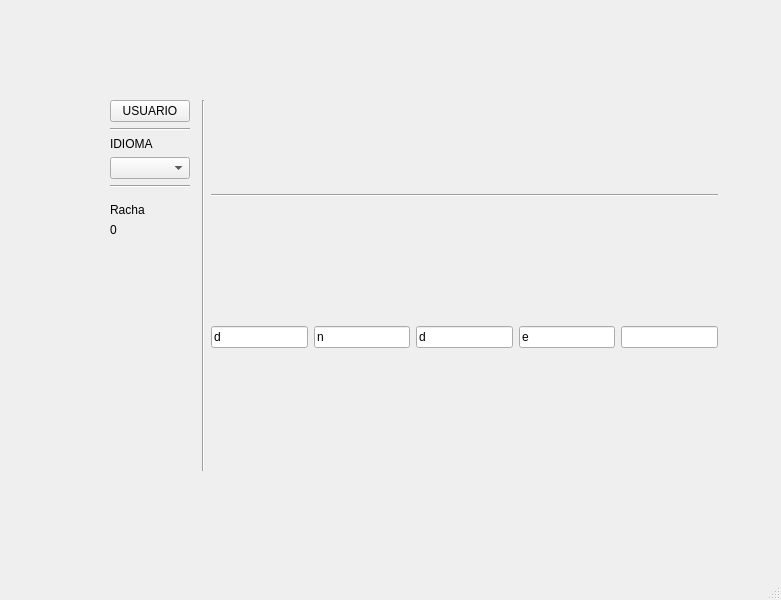
<?xml version="1.0" encoding="UTF-8"?>
<ui version="4.0">
 <class>MainWindow</class>
 <widget class="QMainWindow" name="MainWindow">
  <property name="geometry">
   <rect>
    <x>0</x>
    <y>0</y>
    <width>781</width>
    <height>600</height>
   </rect>
  </property>
  <property name="windowTitle">
   <string>MainWindow</string>
  </property>
  <widget class="QWidget" name="centralwidget">
   <widget class="QWidget" name="gridLayoutWidget">
    <property name="geometry">
     <rect>
      <x>110</x>
      <y>100</y>
      <width>608</width>
      <height>371</height>
     </rect>
    </property>
    <layout class="QGridLayout" name="gridLayout">
     <item row="1" column="4">
      <widget class="Line" name="line_5">
       <property name="orientation">
        <enum>Qt::Horizontal</enum>
       </property>
      </widget>
     </item>
     <item row="1" column="2">
      <widget class="Line" name="line_3">
       <property name="orientation">
        <enum>Qt::Horizontal</enum>
       </property>
      </widget>
     </item>
     <item row="0" column="4">
      <widget class="QLabel" name="label">
       <property name="text">
        <string/>
       </property>
       <property name="pixmap">
        <pixmap>../../Descargas/wordle-removebg-preview.png</pixmap>
       </property>
       <property name="alignment">
        <set>Qt::AlignCenter</set>
       </property>
      </widget>
     </item>
     <item row="2" column="0">
      <layout class="QVBoxLayout" name="verticalLayout_3">
       <item>
        <widget class="QLabel" name="label_2">
         <property name="text">
          <string>Racha</string>
         </property>
        </widget>
       </item>
       <item>
        <widget class="QLabel" name="label_3">
         <property name="text">
          <string>0</string>
         </property>
        </widget>
       </item>
       <item>
        <spacer name="verticalSpacer">
         <property name="orientation">
          <enum>Qt::Vertical</enum>
         </property>
         <property name="sizeHint" stdset="0">
          <size>
           <width>20</width>
           <height>40</height>
          </size>
         </property>
        </spacer>
       </item>
      </layout>
     </item>
     <item row="0" column="3" rowspan="3">
      <widget class="Line" name="line">
       <property name="orientation">
        <enum>Qt::Vertical</enum>
       </property>
      </widget>
     </item>
     <item row="0" column="0">
      <layout class="QVBoxLayout" name="verticalLayout_4">
       <item>
        <widget class="QPushButton" name="Usuario">
         <property name="text">
          <string>USUARIO</string>
         </property>
        </widget>
       </item>
       <item>
        <layout class="QVBoxLayout" name="verticalLayout_5">
         <item>
          <widget class="Line" name="line_4">
           <property name="orientation">
            <enum>Qt::Horizontal</enum>
           </property>
          </widget>
         </item>
         <item>
          <widget class="QLabel" name="label_4">
           <property name="text">
            <string>IDIOMA</string>
           </property>
          </widget>
         </item>
         <item>
          <widget class="QComboBox" name="comboBox_3">
           <property name="currentText">
            <string/>
           </property>
          </widget>
         </item>
        </layout>
       </item>
       <item>
        <widget class="Line" name="line_2">
         <property name="orientation">
          <enum>Qt::Horizontal</enum>
         </property>
        </widget>
       </item>
      </layout>
     </item>
     <item row="2" column="4">
      <layout class="QHBoxLayout" name="horizontalLayout_2">
       <item>
        <widget class="QLineEdit" name="lb_1">
         <property name="text">
          <string>d</string>
         </property>
         <property name="maxLength">
          <number>1</number>
         </property>
        </widget>
       </item>
       <item>
        <widget class="QLineEdit" name="lb_2">
         <property name="text">
          <string>n</string>
         </property>
         <property name="maxLength">
          <number>1</number>
         </property>
        </widget>
       </item>
       <item>
        <widget class="QLineEdit" name="lb_4">
         <property name="text">
          <string>d</string>
         </property>
         <property name="maxLength">
          <number>1</number>
         </property>
        </widget>
       </item>
       <item>
        <widget class="QLineEdit" name="lb_5">
         <property name="text">
          <string>e</string>
         </property>
         <property name="maxLength">
          <number>1</number>
         </property>
        </widget>
       </item>
       <item>
        <widget class="QLineEdit" name="lb_3">
         <property name="maxLength">
          <number>1</number>
         </property>
        </widget>
       </item>
      </layout>
     </item>
    </layout>
   </widget>
  </widget>
  <widget class="QMenuBar" name="menubar">
   <property name="geometry">
    <rect>
     <x>0</x>
     <y>0</y>
     <width>781</width>
     <height>22</height>
    </rect>
   </property>
  </widget>
  <widget class="QStatusBar" name="statusbar"/>
 </widget>
 <resources/>
 <connections/>
</ui>
